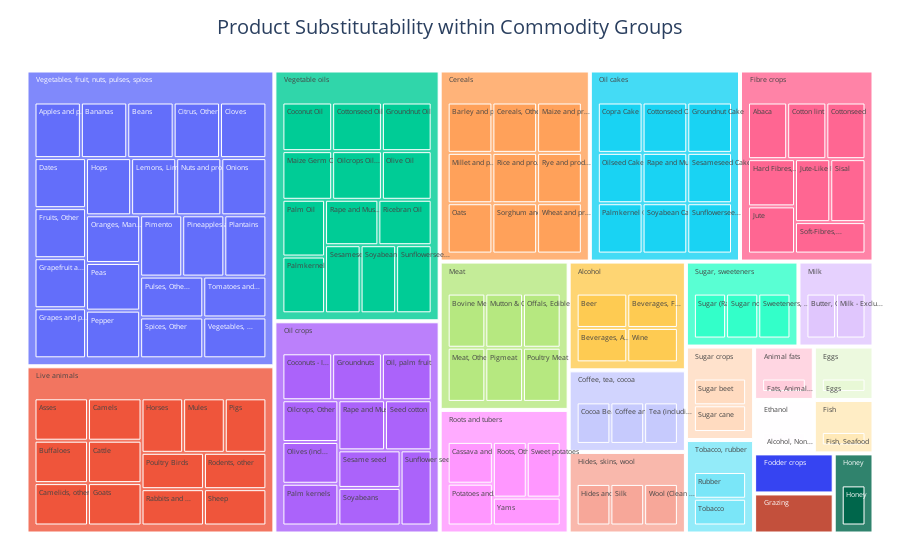

The cell this chart's notebook holds for it:
### Code cell
#create plot for substitutability

df = pd.read_csv('io_codes_alph.csv')

commodities = df.groupby('comm_group')['item'].nunique().reset_index()
commodities.rename(columns={'item': 'item_count'}, inplace=True)
commodities = commodities.sort_values(by='item_count', ascending=True)

items = df.groupby(['comm_group', 'item']).size().reset_index(name='count')

MAX_LABEL_LENGTH = 15
items['item_display'] = items['item'].apply(
    lambda x: x[:MAX_LABEL_LENGTH-3] + '...' if len(x) > MAX_LABEL_LENGTH else x
)

fig = px.treemap(items,
                 path=['comm_group', 'item_display'], # Added a root node, using truncated labels
                 values='count',
                 title='Product Substitutability within Commodity Groups'
                )
fig.update_traces(textfont_size=16)

fig.update_layout(
    uniformtext=dict(
        minsize=7,
        mode='show'  # 'show' ensures text is always visible, 'hide' will hide it if it doesn't fit
    ),
    margin=dict(l=20, r=20, b=20, t=40, pad=0),
    title=dict(
        x=0.5,
        xanchor='center',
        yanchor='top',
        font=dict(size=20)
        ))
fig.show()


output_dir = "output"
os.makedirs(output_dir, exist_ok=True)
filename = "Product_Substitutability.pdf"
filepath = os.path.join(output_dir, filename)
fig.write_image(filepath, scale=2)
print(f"Plot saved to: {filepath}")

### Figure 1 — Plotly figure (JSON) as saved in the notebook; plotly's stock layout.template omitted (floating-point values rounded to 4 significant figures; data arrays with more than 128 entries replaced by an {"elided": "..."} marker saying what was removed)
{"data": [{"branchvalues": "total", "domain": {"x": [0, 1], "y": [0, 1]}, "hovertemplate": "labels=%{label}<br>count=%{value}<br>parent=%{parent}<br>id=%{id}<extra></extra>", "ids": {"elided": "146 str values"}, "labels": {"elided": "146 str values"}, "name": "", "parents": {"elided": "146 str values"}, "textfont": {"size": 16}, "type": "treemap", "values": {"elided": "146 float values"}}], "layout": {"legend": {"tracegroupgap": 0}, "margin": {"b": 20, "l": 20, "pad": 0, "r": 20, "t": 40}, "title": {"font": {"size": 20}, "text": "Product Substitutability within Commodity Groups", "x": 0.5, "xanchor": "center", "yanchor": "top"}, "uniformtext": {"minsize": 7, "mode": "show"}}}
